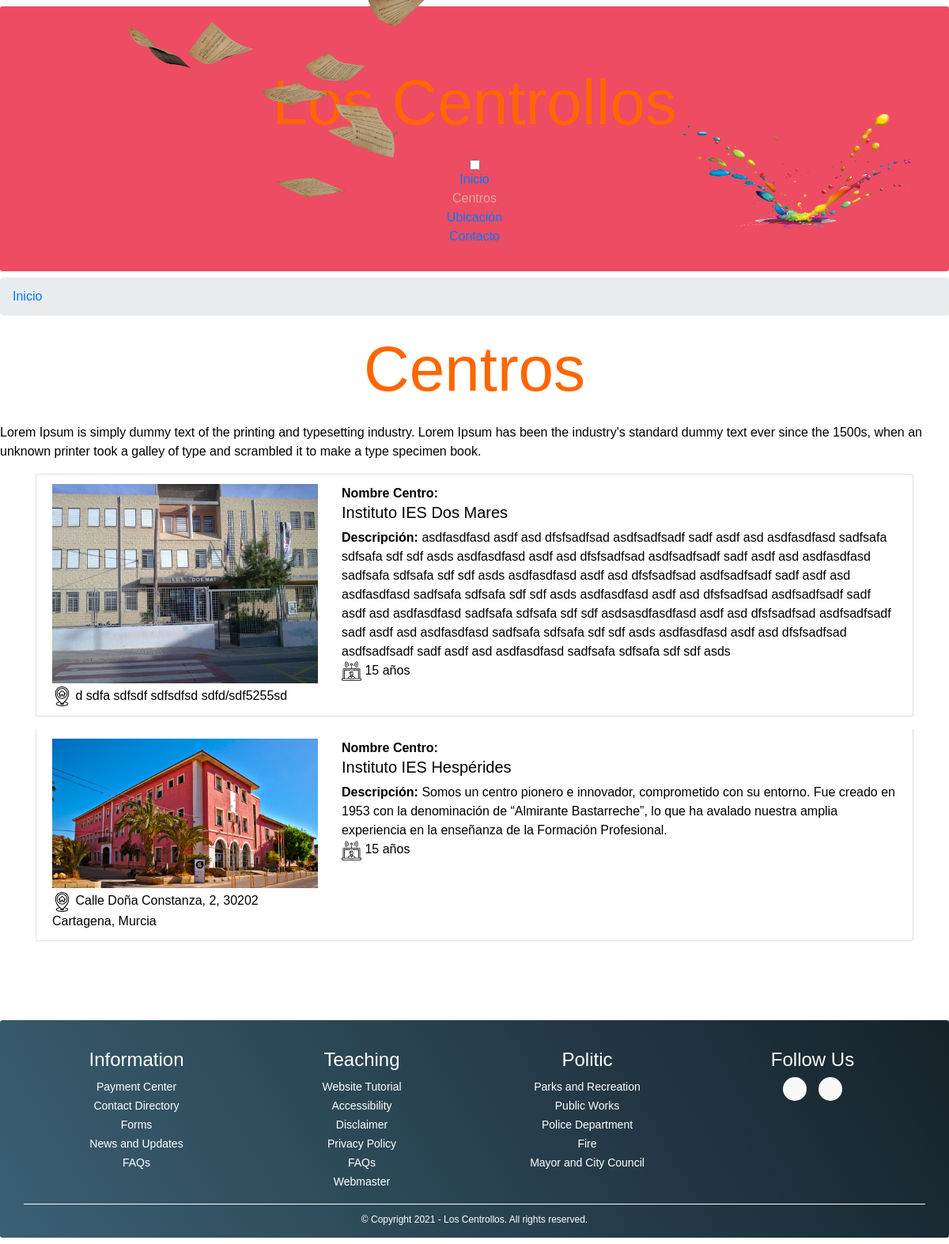
Screenshot of /centros/ with the database file from the repository.
### anuncios/models.py (models this page shows, shortened)
class School(models.Model):
    id = models.AutoField(primary_key= True)
    name = models.CharField(max_length= 25, null= False, verbose_name= "Nombre")
    photo = models.ImageField(null= True, upload_to= 'images', verbose_name= 'Foto')
    address = models.CharField(max_length= 50, verbose_name= "Dirección")
    description = models.TextField(verbose_name= "Descrición")
    anyos_open = models.IntegerField(verbose_name= "En servicio")
    class Meta:
        verbose_name = "Instituto"
        verbose_name_plural = "Institutos"
        ordering = ['name']

### anuncios/views.py (the view)
# urls.py: path('centros/', views.centros_list, name='centros_list'),
def centros_list(request):
    listaCentros = School.objects.all()
    if(len(listaCentros)!=0):
        return render(request, "anuncios.html",{
                        'listaCentros': listaCentros
                    })
    else:
        html = '<html><body><strong>No hay datos</strong></body></html>'
        return HttpResponse(html)

### anuncios/templates/anuncios.html (shortened to what this page needs)
{% load static %}
{% include 'starHtml.html' %}
{% include 'navBar.html' %}
<ol class="breadcrumb">
    <li class="breadcrumb-item"><a href="javascript:history.go(-1)">Inicio</a></li>
</ol>
<h1>Centros</h1>
<p>Lorem Ipsum is simply dummy text of the printing and typesetting industry. Lorem Ipsum has been the industry's
    standard dummy text ever since the 1500s, when an unknown printer took a galley of type and scrambled it to make a
    type specimen book. </p>
<div class="container" style="min-height:50%;">
    <ul class="list-group" style=" cursor:pointer;">
        {% block content %}
        {% for centro in listaCentros %}
        <li class="list-group-item mt-3">
            <div class="row">
                <div class="col-md-4">
                    <a class="link-photo" data-lightbox="img" href="{{ centro.photo.url }}" title="{{ centro.name }}">
                        <img src="{{ centro.photo.url }}" alt="{{ centro.name }}" class="img-fluid" title="{{ centro.name }}">
                    </a>
                    <p class="mt-1">
                        <strong><img src="{% static 'svg/address.svg' %}" alt="" width="25" title="Dirección"></strong>
                        {{ centro.address}}
                    </p>
                </div>
                <div class="col-md-8 align-middle">
                    <a href="{% url 'cursos_list' %}?id={{ centro.id }}" class="centros">
                            <p><strong>Nombre Centro:</strong>
                                <h5>Instituto {{ centro.name }}</h5>
                            </p>
                            <p>
                                <strong>Descripción:</strong> {{ centro.description }}
                            </p>
                            <p><strong><img src="{% static 'svg/live_year.svg' %}" alt="" width="25"
                                        title="En servicio"></strong> {{ centro.anyos_open }} años</p>
                    </a>
                </div>
            </div>
        </li>
        {% endfor %}
        {% endblock %}
    </ul>
</div>
{% include 'footer.html' %}
{% include 'endHtml.html' %}

### home/templates/starHtml.html (shortened to what this page needs)
{% load static %}
{% load fontawesome_5 %}
{% load bootstrap4 %}
    {% bootstrap_css %}
<html>
<head>
    <link rel="stylesheet" href="{% static 'css\estilos.css' %}">
    <link rel="stylesheet" href="{% static 'css/lightbox.min.css' %}">
    {% fontawesome_5_static %}
<body id="booty">

### home/templates/navBar.html (shortened to what this page needs)
{% load static %}
<div class="container-fluid" style="padding:0px;">
    <header>
        <div id="logo" style="padding-top:50px;">
            <div id="headPapelFlying" style="position:absolute;top:-100px;left:100px;">
                <img src="{% static 'img/paperFly.PNG' %}" alt="" height="400">
            </div>
            <div id="headPapelFlying" style="position:absolute;top:103px;right:30px;">
                <img src="{% static 'img/goteoHead.PNG' %}" alt="" height="200">
            </div>
            <h1>Los Centrollos</h1>
        </div>
        <div id="pieNav">
            <nav id='menu'>
                <ul>
                    <li><a id="inicio" href="{% url '' %}" class="" onclick="active(inicio)">Inicio</a></li>
                    <li><a id="centros" href="{% url 'centros_list' %}" class="" onclick="active(centros)">Centros</a></li>
                    <li><a id="ubicacion" href="#" class="" onclick="active(ubicacion)">Ubicación</a></li>
                    <li><a id="contacto" href="#" class="" onclick="active(contacto)">Contacto</a></li>
                </ul>
            </nav>
        </div>
    </header>
</div>

### home/templates/footer.html (shortened to what this page needs)
<footer class="mainfooter" role="contentinfo">
    <div class="footer-middle">
    <div class="container">
      <div class="row">
        <div class="col-md-3 col-sm-6 col-6">
          <div class="footer-pad">
            <h4>Information</h4>
            <ul class="list-unstyled">
              <li><a href="#">Payment Center</a></li>
              <li><a href="#">Contact Directory</a></li>
              <li><a href="#">Forms</a></li>
              <li><a href="#">News and Updates</a></li>
              <li><a href="#">FAQs</a></li>
            </ul>
          </div>
        </div>
        <div class="col-md-3 col-sm-6 col-6">
          <div class="footer-pad">
            <h4>Teaching</h4>
            <ul class="list-unstyled">
              <li><a href="#">Website Tutorial</a></li>
              <li><a href="#">Accessibility</a></li>
              <li><a href="#">Disclaimer</a></li>
              <li><a href="#">Privacy Policy</a></li>
              <li><a href="#">FAQs</a></li>
              <li><a href="#">Webmaster</a></li>
            </ul>
          </div>
        </div>
        <div class="col-md-3 col-sm-6 col-6">
          <div class="footer-pad">
            <h4>Politic</h4>
            <ul class="list-unstyled">
              <li><a href="#">Parks and Recreation</a></li>
              <li><a href="#">Public Works</a></li>
              <li><a href="#">Police Department</a></li>
              <li><a href="#">Fire</a></li>
              <li><a href="#">Mayor and City Council</a></li>
            </ul>
          </div>
        </div>
          <div class="col-md-3 col-6">
              <h4>Follow Us</h4>
              <ul class="social-network social-circle">
               <li><a href="#" class="icoFacebook" title="Facebook"><i class="fa fa-facebook"></i></a></li>
               <li><a href="#" class="icoLinkedin" title="Linkedin"><i class="fa fa-linkedin"></i></a></li>
              </ul>
          </div>
      </div>
      <div class="row">
          <div class="col-md-12 copy">
              <p class="text-center">&copy; Copyright 2021 - Los Centrollos.  All rights reserved.</p>
          </div>
      </div>
    </div>
    </div>
  </footer>

### home/templates/endHtml.html
    </body>
</html>

### anuncios/static/css/estilos.css (style rules this page uses)
* { margin: 0; padding: 0; }
body { font-size: 62.5%; background: #fff; color: white; font-family: Helvetica; }
h1 { color: #f60; text-align: center; margin: 0.25em auto; font-size: 2em; }
header, nav, footer { background-color: #ed4c62; border-radius: .2em; margin: 0.5em auto; padding: 0.25em; text-align: center; }
@media screen and (min-width: 44em) { h1 { font-size: 5em; } }

### home/templates/starHtml.html (style rules this page uses)
a:link, a:visited, a:active { text-decoration: none; }
body { color: black; font-size: 1em; }
p { text-align: left; margin: 0px; }
.centros, .centros:visited, .centros:active { color: black; }

### home/templates/navBar.html (style rules this page uses)
#menu a.activated { color: rgb(223, 168, 168) !important; }

### home/templates/footer.html (style rules this page uses)
footer { background: #16222A; background: -webkit-linear-gradient(59deg, #3A6073, #16222A); background: linear-gradient(59deg, #3A6073, #16222A); color: white; margin-top:100px; }
footer a { color: #fff; font-size: 14px; transition-duration: 0.2s; }
.copy { font-size: 12px; padding: 10px; border-top: 1px solid #FFFFFF; }
.footer-middle { padding-top: 2em; color: white; }
ul.social-network { list-style: none; display: inline; margin-left: 0 !important; padding: 0; }
ul.social-network li { display: inline; margin: 0 5px; }
.social-circle li a { display: inline-block; position: relative; margin: 0 auto 0 auto; -moz-border-radius: 50%; -webkit-border-radius: 50%; border-radius: 50%; text-align: center; width: 30px; height: 30px; font-size: 15px; }
.social-circle li i { margin: 0; line-height: 30px; text-align: center; }
.social-circle i { color: #595959; -webkit-transition: all 0.8s; -moz-transition: all 0.8s; -o-transition: all 0.8s; -ms-transition: all 0.8s; transition: all 0.8s; }
.social-network a { background-color: #F9F9F9; }

### rows the page displays
School: photo (picture), address "d sdfa sdfsdf sdfsdfsd sdfd/sdf5255sd", name "IES Dos Mares", description "asdfasdfasd asdf asd dfsfsadfsad asdfsadfsadf sadf asdf asd asdfasdfasd sadfsafa sdfsafa sdf sdf asds asdfasdfasd asdf asd dfsfsadfsad asdfsadfsadf sadf asdf asd asdfasdfasd sadfsafa sdfsafa sdf sdf asds asdfasdfasd asdf asd dfsfsadfsad asdfsadfsadf sadf asdf asd asdfasdfasd sadfsafa sdfsafa sdf sdf asds asdfasdfasd asdf asd dfsfsadfsad asdfsadfsadf sadf asdf asd asdfasdfasd sadfsafa sdfsafa sdf sdf asdsasdfasdfasd asdf asd dfsfsadfsad asdfsadfsadf sadf asdf asd asdfasdfasd sadfsafa sdfsafa sdf sdf asds asdfasdfasd asdf asd dfsfsadfsad asdfsadfsadf sadf asdf asd asdfasdfasd sadfsafa sdfsafa sdf sdf asds", anyos_open "15"
School: photo (picture), address "Calle Doña Constanza, 2, 30202 Cartagena, Murcia", name "IES Hespérides", description "Somos un centro pionero e innovador, comprometido con su entorno. Fue creado en 1953 con la denominación de “Almirante Bastarreche”, lo que ha avalado nuestra amplia experiencia en la enseñanza de la Formación Profesional.", anyos_open "15"
